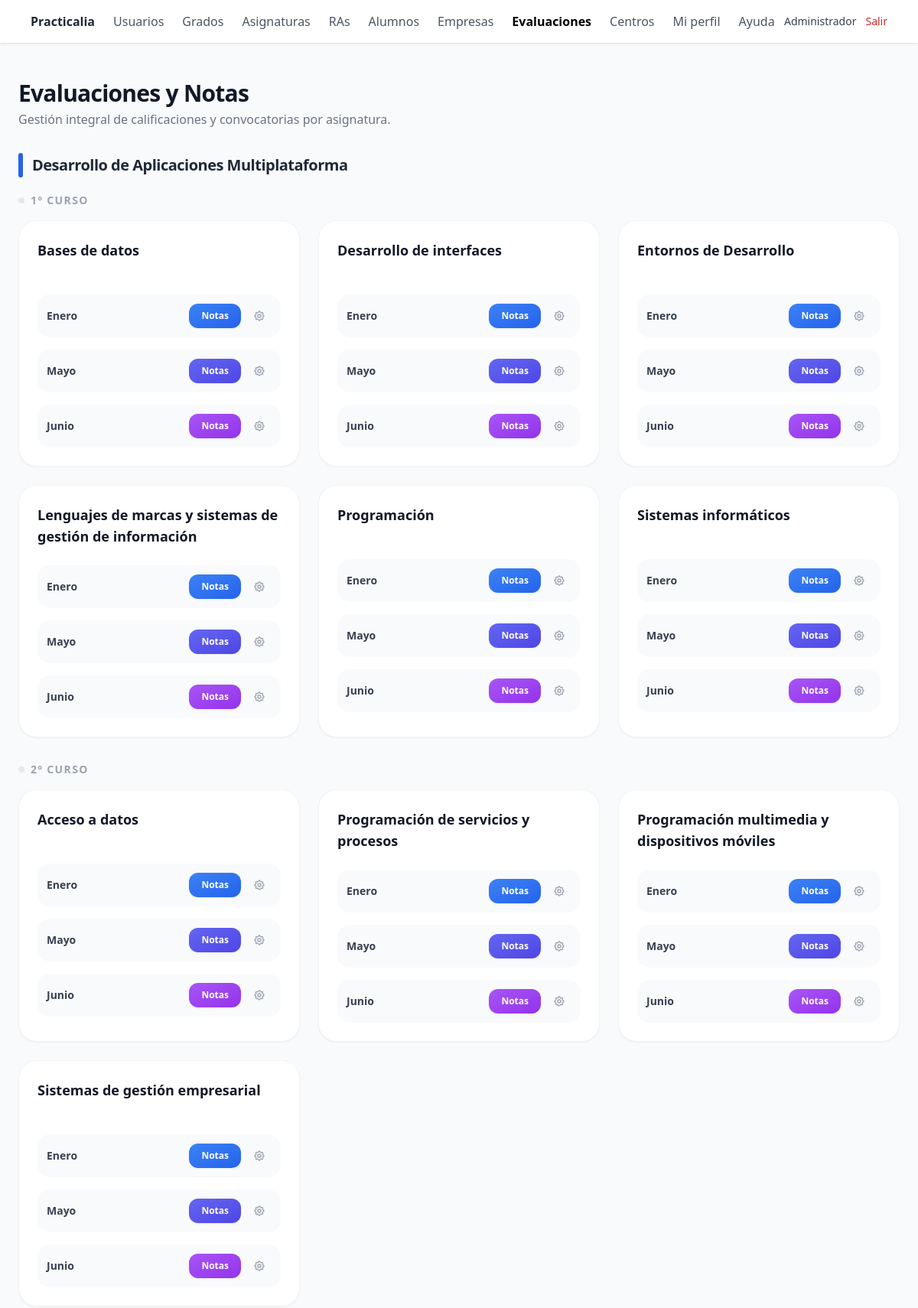
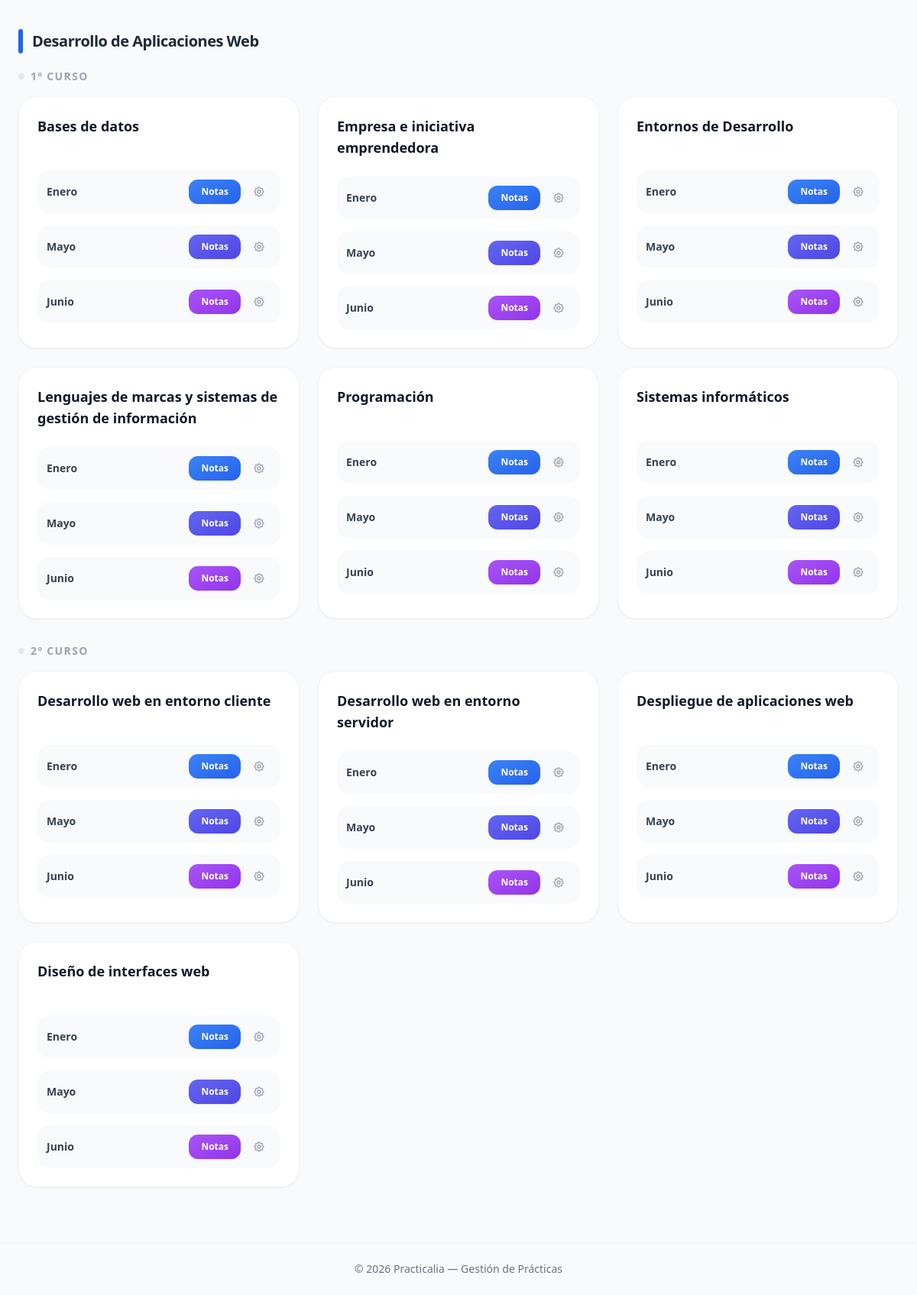
/public/evaluaciones/index.php (signed in), run on the app's committed database (2 pictures, top to bottom).
### tables this page shows
CREATE TABLE `asignaturas` (
  `id` int(10) UNSIGNED NOT NULL,
  `curso_id` int(10) UNSIGNED NOT NULL,
  `nivel` tinyint(3) UNSIGNED DEFAULT 1,
  `nombre` varchar(150) NOT NULL,
  `codigo` varchar(30) DEFAULT NULL,
  `ects` decimal(4,1) DEFAULT NULL,
  `horas` smallint(5) UNSIGNED DEFAULT NULL,
  `semestre` tinyint(3) UNSIGNED DEFAULT NULL,
  `descripcion` text DEFAULT NULL,
  `activo` tinyint(1) NOT NULL DEFAULT 1,
  `created_at` datetime NOT NULL DEFAULT current_timestamp(),
  `updated_at` datetime NOT NULL DEFAULT current_timestamp() ON UPDATE current_timestamp(),
  `deleted_at` datetime DEFAULT NULL
);

### lib/auth.php (called while the page is built, shortened)
<?php
function current_user(): ?array
{
    return $_SESSION['user'] ?? null;
}
function require_role(string $codigoRol): bool
{
    $user = current_user();
    return in_array($codigoRol, $user['roles_codigos'] ?? [], true);
}

### lib/Services/AlumnoService.php (called while the page is built, shortened)
<?php
class AlumnoService
{
    private PDO $pdo;
    public function __construct(PDO $pdo)
    {
        $this->pdo = $pdo;
    }
    public function getAvailableAsignaturasGrouped(bool $isAdmin, int $profId, ?int $cursoId = null): array
    {
        $params = [];
        $sql = "
            SELECT DISTINCT a.id, a.nombre, a.nivel, c.id AS curso_id, c.nombre AS curso_nombre
            FROM asignaturas a
            LEFT JOIN asignatura_cursos ac ON ac.asignatura_id = a.id
            LEFT JOIN cursos c ON c.id = ac.curso_id
            WHERE a.deleted_at IS NULL AND a.activo = 1
        ";
        $sql .= " ORDER BY c.nombre, a.nivel, a.nombre ";
        $st = $this->pdo->prepare($sql);
        $st->execute($params);
        $grouped = [];
        foreach ($st->fetchAll() as $row) {
            $cid = (int) ($row['curso_id'] ?? 0);
            $cname = $row['curso_nombre'] ?? 'Sin curso';
            $nivelNum = (int) ($row['nivel'] ?? 1);
            $nivelLabel = $nivelNum . 'º Curso';
            if (!isset($grouped[$cid])) {
                $grouped[$cid] = [
                    'nombre' => $cname,
                    'niveles' => []
                ];
            }
            if (!isset($grouped[$cid]['niveles'][$nivelLabel])) {
                $grouped[$cid]['niveles'][$nivelLabel] = [];
            }
            $grouped[$cid]['niveles'][$nivelLabel][] = [
                'id' => $row['id'],
                'nombre' => $row['nombre']
            ];
        }
        return $grouped;
    }
}

### public/evaluaciones/index.php (the view, shortened to what this page needs)
<?php
require_once __DIR__ . '/../../lib/auth.php';
$user = current_user();
$isAdmin = require_role('admin');
$profId = (int) ($user['id'] ?? 0);
$alumnoService = new \App\Services\AlumnoService($pdo);
$grouped = $alumnoService->getAvailableAsignaturasGrouped($isAdmin, $profId);
require_once __DIR__ . '/../partials/_header.php';
?>
<div class="mb-8">
    <h1 class="text-3xl font-extrabold text-gray-900 tracking-tight">Evaluaciones y Notas</h1>
    <p class="text-gray-500 mt-1">Gestión integral de calificaciones y convocatorias por asignatura.</p>
</div>
<div class="space-y-10">
    <?php foreach ($grouped as $curso): ?>
        <div>
            <div class="flex items-center gap-3 mb-5">
                <div class="h-8 w-1.5 bg-blue-600 rounded-full"></div>
                <h2 class="text-xl font-bold text-gray-800 tracking-tight"><?= htmlspecialchars($curso['nombre']) ?></h2>
            </div>
            <div class="space-y-8">
                <?php foreach ($curso['niveles'] as $nivel => $asignaturas): ?>
                    <div>
                        <h3 class="flex items-center gap-2 text-sm font-bold text-gray-400 uppercase tracking-widest mb-4">
                            <span class="w-2 h-2 rounded-full bg-gray-200"></span>
                            <?= $nivel ?>
                        </h3>
                        <div class="grid grid-cols-1 md:grid-cols-2 lg:grid-cols-3 gap-6">
                            <?php foreach ($asignaturas as $asig): ?>
                                <div
                                    class="bg-white rounded-3xl shadow-sm border border-gray-100 p-6 hover:shadow-xl hover:-translate-y-1 transition-all duration-300">
                                    <h4 class="text-lg font-bold text-gray-900 mb-6 min-h-[3rem] line-clamp-2">
                                        <?= htmlspecialchars($asig['nombre']) ?></h4>
                                    <div class="space-y-4">
                                        <?php
                                        $convs = [
                                            'Enero' => 'from-blue-500 to-blue-600',
                                            'Mayo' => 'from-indigo-500 to-indigo-600',
                                            'Junio' => 'from-purple-500 to-purple-600'
                                        ];
                                        foreach ($convs as $conv => $gradient):
                                            ?>
                                            <div
                                                class="flex items-center justify-between gap-3 p-3 rounded-2xl bg-gray-50 group/item hover:bg-white hover:ring-1 hover:ring-gray-200 transition-all">
                                                <span class="text-sm font-semibold text-gray-700"><?= $conv ?></span>
                                                <div class="flex items-center gap-2">
                                                    <a href="notas.php?id=<?= (int) $asig['id'] ?>&conv=<?= $conv ?>"
                                                        class="bg-gradient-to-br <?= $gradient ?> text-white text-xs font-bold px-4 py-2 rounded-xl shadow-sm hover:brightness-110 active:scale-95 transition-all">
                                                        Notas
                                                    </a>
                                                    <a href="config.php?id=<?= (int) $asig['id'] ?>&conv=<?= $conv ?>"
                                                        title="Configurar Pesos"
                                                        class="p-2 text-gray-400 hover:text-blue-600 hover:bg-blue-50 rounded-xl transition-all">
                                                    </a>
                                                </div>
                                            </div>
                                        <?php endforeach; ?>
                                    </div>
                                </div>
                            <?php endforeach; ?>
                        </div>
                    </div>
                <?php endforeach; ?>
            </div>
        </div>
    <?php endforeach; ?>
</div>
<?php require_once __DIR__ . '/../partials/_footer.php'; ?>

### data on the page
asignaturas: nombre "Desarrollo de interfaces", conv "Enero", conv "Mayo", conv "Junio"
asignaturas: nombre "Acceso a datos", conv "Enero", conv "Mayo", conv "Junio"
asignaturas: nombre "Programación de servicios y procesos", conv "Enero", conv "Mayo", conv "Junio"
asignaturas: nombre "Programación multimedia y dispositivos móviles", conv "Enero", conv "Mayo", conv "Junio"
asignaturas: nombre "Sistemas de gestión empresarial", conv "Enero", conv "Mayo", conv "Junio"
asignaturas: nombre "Empresa e iniciativa emprendedora", conv "Enero", conv "Mayo", conv "Junio"
asignaturas: nombre "Desarrollo web en entorno cliente", conv "Enero", conv "Mayo", conv "Junio"
asignaturas: nombre "Desarrollo web en entorno servidor", conv "Enero", conv "Mayo", conv "Junio"
asignaturas: nombre "Despliegue de aplicaciones web", conv "Enero", conv "Mayo", conv "Junio"
asignaturas: nombre "Diseño de interfaces web", conv "Enero", conv "Mayo", conv "Junio"

### other printed values
$user['nombre'] "Administrador"
$curso['nombre'] "Desarrollo de Aplicaciones Multiplataforma"
$nivel "1º CURSO"
$asig['nombre'] "Bases de datos"
$conv "Enero"
$conv "Mayo"
$conv "Junio"
$asig['nombre'] "Entornos de Desarrollo"
$asig['nombre'] "Lenguajes de marcas y sistemas de gestión de información"
$asig['nombre'] "Programación"
$asig['nombre'] "Sistemas informáticos"
$nivel "2º CURSO"
$curso['nombre'] "Desarrollo de Aplicaciones Web"
